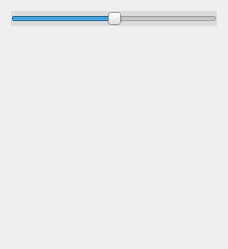
<?xml version="1.0" encoding="UTF-8"?>
<ui version="4.0">
 <class>SteeringClass</class>
 <widget class="QWidget" name="SteeringClass">
  <property name="geometry">
   <rect>
    <x>0</x>
    <y>0</y>
    <width>228</width>
    <height>249</height>
   </rect>
  </property>
  <property name="windowTitle">
   <string>Steering</string>
  </property>
  <layout class="QGridLayout" name="gridLayout_2">
   <item row="2" column="0">
    <widget class="QLabel" name="wheel">
     <property name="text">
      <string/>
     </property>
     <property name="pixmap">
      <pixmap resource="icons.qrc">:/icons/steering_wheel.png</pixmap>
     </property>
     <property name="alignment">
      <set>Qt::AlignmentFlag::AlignCenter</set>
     </property>
    </widget>
   </item>
   <item row="1" column="0">
    <widget class="QSlider" name="wheelSlider">
     <property name="autoFillBackground">
      <bool>false</bool>
     </property>
     <property name="styleSheet">
      <string notr="true">selection-color: rgb(219, 219, 219);
background-color: rgb(219, 219, 219);</string>
     </property>
     <property name="minimum">
      <number>-90</number>
     </property>
     <property name="maximum">
      <number>90</number>
     </property>
     <property name="orientation">
      <enum>Qt::Orientation::Horizontal</enum>
     </property>
    </widget>
   </item>
  </layout>
 </widget>
 <layoutdefault spacing="6" margin="11"/>
 <resources>
  <include location="icons.qrc"/>
 </resources>
 <connections/>
</ui>
